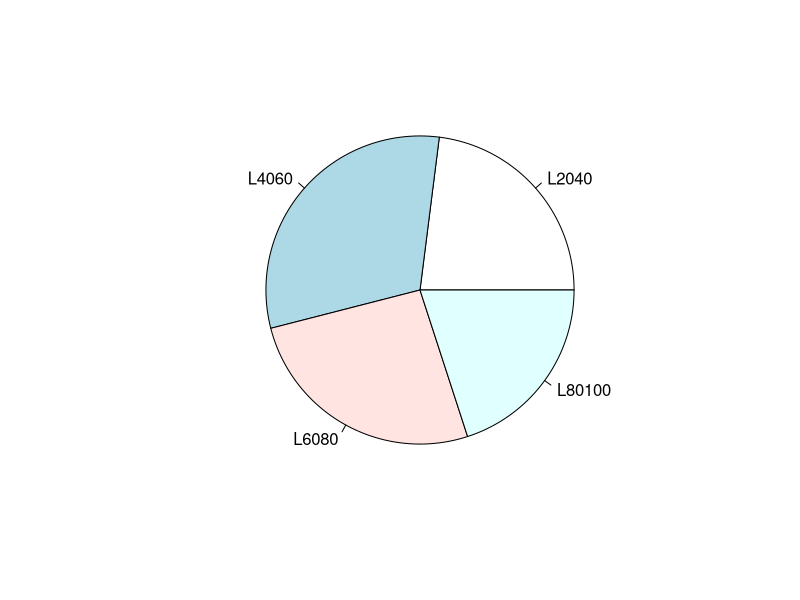
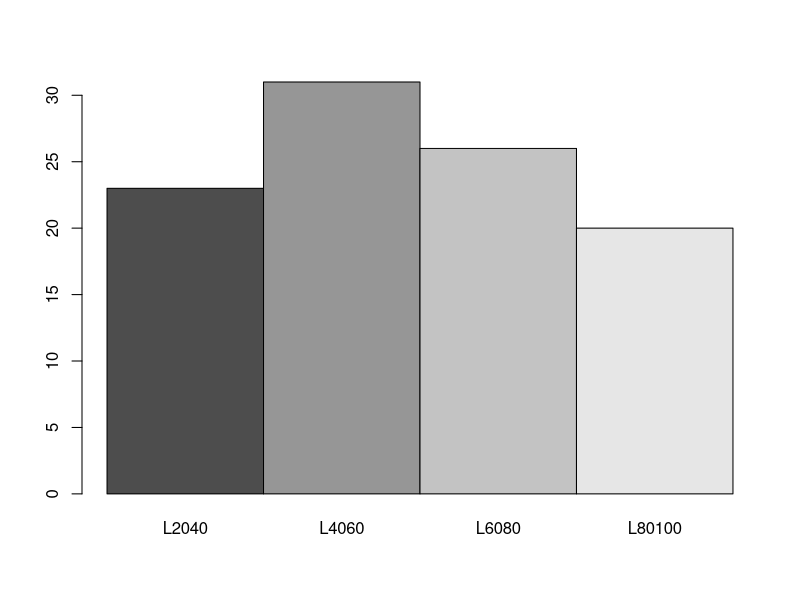

Write the R code that produced these figures, in order.
# Equally spaced values - pretty

set.seed(1234)
marks = ceiling(rnorm(100,60,15))

?pretty
pretty(marks,10)

marks2 = ceiling(runif(100,20,90))
pretty(marks2,4) #4+1 Interval
pretty(marks2,5) #5+1 Interval

marks2 = ceiling(runif(100,25,90))
pretty4 = pretty(marks2,4) #4+1 Interval
pretty(marks2,5) #5+1 Interval

cut4 = cut(marks2, pretty4 )
table(cut4)
cbind(table(cut4))

cut4L = cut(marks2, pretty4, labels=c("L2040", "L4060","L6080", "L80100") )
table(cut4L)
cbind(table(cut4L))
pie(cbind(table(cut4L)), labels=c("L2040", "L4060","L6080", "L80100"))
barplot(cbind(table(cut4L)), names.arg = c("L2040", "L4060","L6080", "L80100"), beside = T)
